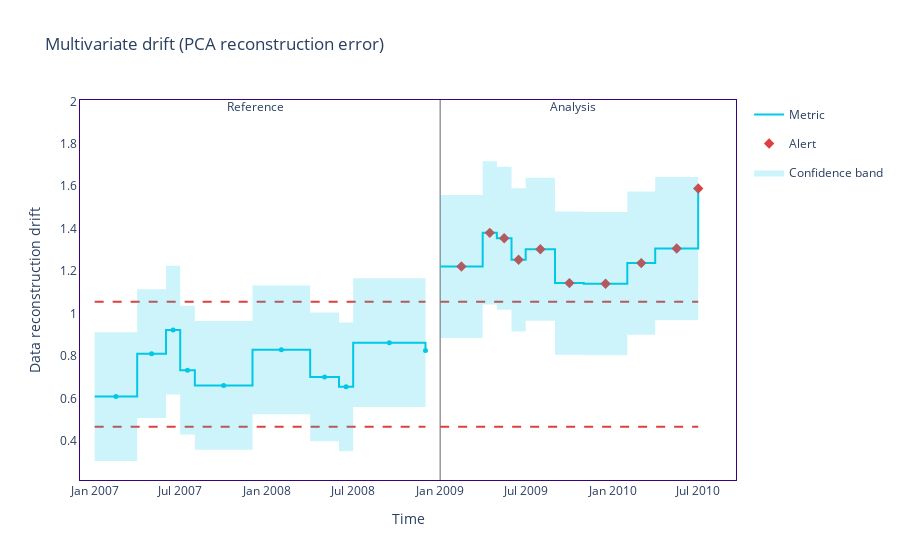

The notebook cell saved with this chart:
### Code cell
figure = result_years.plot()

figure.show()

### Figure 1 — Plotly figure (JSON) as saved in the notebook; plotly's stock layout.template omitted (floating-point values rounded to 4 significant figures)
{"data": [{"hoverinfo": "skip", "legendgroup": "metric_reference", "line": {"color": "#00c8e5", "shape": "hv", "width": 2}, "mode": "lines", "name": "Metric", "showlegend": true, "type": "scatter", "x": ["2007-01-01T00:00:00", "2007-04-01T00:00:00", "2007-06-01T00:00:00", "2007-07-01T00:00:00", "2007-08-01T00:00:00", "2007-12-01T00:00:00", "2008-04-01T00:00:00", "2008-06-01T00:00:00", "2008-07-01T00:00:00", "2008-12-01T00:00:00", "2008-12-01T00:00:00"], "y": [0.6086, 0.8108, 0.9221, 0.7335, 0.6611, 0.8289, 0.7013, 0.6546, 0.8631, 0.8261, 0.8261]}, {"customdata": [["Data reconstruction drift", "<b style=\"color:#00c8e5;line-height:60px\">Reference</b>", "", "[0:62]", "From <b>Jan-01-2007</b> to <b>Apr-01-2007</b>", 0.6086, 0.3034], ["Data reconstruction drift", "<b style=\"color:#00c8e5;line-height:60px\">Reference</b>", "", "[63:125]", "From <b>Apr-01-2007</b> to <b>Jun-01-2007</b>", 0.8108, 0.3034], ["Data reconstruction drift", "<b style=\"color:#00c8e5;line-height:60px\">Reference</b>", "", "[126:188]", "From <b>Jun-01-2007</b> to <b>Jul-01-2007</b>", 0.9221, 0.3034], ["Data reconstruction drift", "<b style=\"color:#00c8e5;line-height:60px\">Reference</b>", "", "[189:251]", "From <b>Jul-01-2007</b> to <b>Aug-01-2007</b>", 0.7335, 0.3034], ["Data reconstruction drift", "<b style=\"color:#00c8e5;line-height:60px\">Reference</b>", "", "[252:314]", "From <b>Aug-01-2007</b> to <b>Dec-01-2007</b>", 0.6611, 0.3034], ["Data reconstruction drift", "<b style=\"color:#00c8e5;line-height:60px\">Reference</b>", "", "[315:377]", "From <b>Dec-01-2007</b> to <b>Apr-01-2008</b>", 0.8289, 0.3034], ["Data reconstruction drift", "<b style=\"color:#00c8e5;line-height:60px\">Reference</b>", "", "[378:440]", "From <b>Apr-01-2008</b> to <b>Jun-01-2008</b>", 0.7013, 0.3034], ["Data reconstruction drift", "<b style=\"color:#00c8e5;line-height:60px\">Reference</b>", "", "[441:503]", "From <b>Jun-01-2008</b> to <b>Jul-01-2008</b>", 0.6546, 0.3034], ["Data reconstruction drift", "<b style=\"color:#00c8e5;line-height:60px\">Reference</b>", "", "[504:566]", "From <b>Jul-01-2008</b> to <b>Sep-01-2008</b>", 0.8631, 0.3034], ["Data reconstruction drift", "<b style=\"color:#00c8e5;line-height:60px\">Reference</b>", "", "[630:629]", "From <b>Dec-01-2008</b> to <b>Dec-01-2008</b>", 0.8261, 0.2964]], "hovertemplate": "%{customdata[1]} &nbsp; &nbsp; %{customdata[2]} <br />Chunk: <b>%{customdata[3]}</b> &nbsp; &nbsp; %{customdata[4]} <br />%{customdata[0]}: <b>%{customdata[5]}</b><br />Confidence band: +/- <b>%{customdata[6]}</b><br /><extra></extra>", "legendgroup": "metric_reference", "marker": {"color": "#00c8e5", "size": 5, "symbol": "circle"}, "mode": "markers", "name": "Metric", "showlegend": false, "type": "scatter", "x": ["2007-02-15T00:00:00", "2007-05-01T12:00:00", "2007-06-16T00:00:00", "2007-07-16T12:00:00", "2007-10-01T00:00:00", "2008-01-31T00:00:00", "2008-05-01T12:00:00", "2008-06-16T00:00:00", "2008-09-15T12:00:00", "2008-12-01T00:00:00"], "y": [0.6086, 0.8108, 0.9221, 0.7335, 0.6611, 0.8289, 0.7013, 0.6546, 0.8631, 0.8261, 0.8261]}, {"hoverinfo": "skip", "legendgroup": "metric_analysis", "line": {"color": "#00c8e5", "shape": "hv", "width": 2}, "mode": "lines", "name": "Metric", "showlegend": false, "type": "scatter", "x": ["2009-01-01T00:00:00", "2009-04-01T00:00:00", "2009-05-01T00:00:00", "2009-06-01T00:00:00", "2009-07-01T00:00:00", "2009-09-01T00:00:00", "2009-11-01T00:00:00", "2010-02-01T00:00:00", "2010-04-01T00:00:00", "2010-07-01T00:00:00", "2010-07-01T00:00:00"], "y": [1.222, 1.38, 1.355, 1.253, 1.304, 1.144, 1.141, 1.238, 1.306, 1.589, 1.589]}, {"customdata": [["Data reconstruction drift", "<b style=\"color:#3b0280;line-height:60px\">Analysis</b>", "<span style=\"color:#AD0000\">⚠ <b>Drift detected</b></span>", "[0:50]", "From <b>Jan-01-2009</b> to <b>Apr-01-2009</b>", 1.222, 0.3372], ["Data reconstruction drift", "<b style=\"color:#3b0280;line-height:60px\">Analysis</b>", "<span style=\"color:#AD0000\">⚠ <b>Drift detected</b></span>", "[51:101]", "From <b>Apr-01-2009</b> to <b>May-01-2009</b>", 1.381, 0.3372], ["Data reconstruction drift", "<b style=\"color:#3b0280;line-height:60px\">Analysis</b>", "<span style=\"color:#AD0000\">⚠ <b>Drift detected</b></span>", "[102:152]", "From <b>May-01-2009</b> to <b>Jun-01-2009</b>", 1.355, 0.3372], ["Data reconstruction drift", "<b style=\"color:#3b0280;line-height:60px\">Analysis</b>", "<span style=\"color:#AD0000\">⚠ <b>Drift detected</b></span>", "[153:203]", "From <b>Jun-01-2009</b> to <b>Jul-01-2009</b>", 1.253, 0.3372], ["Data reconstruction drift", "<b style=\"color:#3b0280;line-height:60px\">Analysis</b>", "<span style=\"color:#AD0000\">⚠ <b>Drift detected</b></span>", "[204:254]", "From <b>Jul-01-2009</b> to <b>Sep-01-2009</b>", 1.304, 0.3372], ["Data reconstruction drift", "<b style=\"color:#3b0280;line-height:60px\">Analysis</b>", "<span style=\"color:#AD0000\">⚠ <b>Drift detected</b></span>", "[255:305]", "From <b>Sep-01-2009</b> to <b>Nov-01-2009</b>", 1.144, 0.3372], ["Data reconstruction drift", "<b style=\"color:#3b0280;line-height:60px\">Analysis</b>", "<span style=\"color:#AD0000\">⚠ <b>Drift detected</b></span>", "[306:356]", "From <b>Nov-01-2009</b> to <b>Feb-01-2010</b>", 1.141, 0.3372], ["Data reconstruction drift", "<b style=\"color:#3b0280;line-height:60px\">Analysis</b>", "<span style=\"color:#AD0000\">⚠ <b>Drift detected</b></span>", "[357:407]", "From <b>Feb-01-2010</b> to <b>Apr-01-2010</b>", 1.238, 0.3372], ["Data reconstruction drift", "<b style=\"color:#3b0280;line-height:60px\">Analysis</b>", "<span style=\"color:#AD0000\">⚠ <b>Drift detected</b></span>", "[408:458]", "From <b>Apr-01-2010</b> to <b>May-01-2010</b>", 1.306, 0.3372], ["Data reconstruction drift", "<b style=\"color:#3b0280;line-height:60px\">Analysis</b>", "<span style=\"color:#AD0000\">⚠ <b>Drift detected</b></span>", "[510:509]", "From <b>Jul-01-2010</b> to <b>Jul-01-2010</b>", 1.589, 0.3277]], "hovertemplate": "%{customdata[1]} &nbsp; &nbsp; %{customdata[2]} <br />Chunk: <b>%{customdata[3]}</b> &nbsp; &nbsp; %{customdata[4]} <br />%{customdata[0]}: <b>%{customdata[5]}</b><br />Confidence band: +/- <b>%{customdata[6]}</b><br /><extra></extra>", "legendgroup": "metric_analysis", "marker": {"color": "#00c8e5", "size": 5, "symbol": "circle"}, "mode": "markers", "name": "Metric", "showlegend": false, "type": "scatter", "x": ["2009-02-15T00:00:00", "2009-04-16T00:00:00", "2009-05-16T12:00:00", "2009-06-16T00:00:00", "2009-08-01T00:00:00", "2009-10-01T12:00:00", "2009-12-17T00:00:00", "2010-03-02T12:00:00", "2010-05-16T12:00:00", "2010-07-01T00:00:00"], "y": [1.222, 1.38, 1.355, 1.253, 1.304, 1.144, 1.141, 1.238, 1.306, 1.589, 1.589]}, {"hoverinfo": "skip", "legendgroup": "alert", "marker": {"color": "#DD4040", "size": 8, "symbol": "diamond"}, "mode": "markers", "name": "Alert", "showlegend": true, "type": "scatter", "x": ["2009-02-15T00:00:00", "2009-04-16T00:00:00", "2009-05-16T12:00:00", "2009-06-16T00:00:00", "2009-08-01T00:00:00", "2009-10-01T12:00:00", "2009-12-17T00:00:00", "2010-03-02T12:00:00", "2010-05-16T12:00:00", "2010-07-01T00:00:00"], "y": [1.222, 1.38, 1.355, 1.253, 1.304, 1.144, 1.141, 1.238, 1.306, 1.589]}, {"hoverinfo": "skip", "legendgroup": "thresh", "line": {"color": "#DD4040", "dash": "dash", "width": 2}, "mode": "lines", "name": "Threshold", "showlegend": false, "type": "scatter", "x": ["2007-01-01T00:00:00", "2007-04-01T00:00:00", "2007-06-01T00:00:00", "2007-07-01T00:00:00", "2007-08-01T00:00:00", "2007-12-01T00:00:00", "2008-04-01T00:00:00", "2008-06-01T00:00:00", "2008-07-01T00:00:00", "2008-12-01T00:00:00", "2008-12-01T00:00:00"], "y": [1.056, 1.056, 1.056, 1.056, 1.056, 1.056, 1.056, 1.056, 1.056, 1.056, 1.056]}, {"hoverinfo": "skip", "legendgroup": "thresh", "line": {"color": "#DD4040", "dash": "dash", "width": 2}, "mode": "lines", "name": "Threshold", "showlegend": false, "type": "scatter", "x": ["2007-01-01T00:00:00", "2007-04-01T00:00:00", "2007-06-01T00:00:00", "2007-07-01T00:00:00", "2007-08-01T00:00:00", "2007-12-01T00:00:00", "2008-04-01T00:00:00", "2008-06-01T00:00:00", "2008-07-01T00:00:00", "2008-12-01T00:00:00", "2008-12-01T00:00:00"], "y": [0.4663, 0.4663, 0.4663, 0.4663, 0.4663, 0.4663, 0.4663, 0.4663, 0.4663, 0.4663, 0.4663]}, {"hoverinfo": "skip", "legendgroup": "thresh", "line": {"color": "#DD4040", "dash": "dash", "width": 2}, "mode": "lines", "name": "Threshold", "showlegend": false, "type": "scatter", "x": ["2009-01-01T00:00:00", "2009-04-01T00:00:00", "2009-05-01T00:00:00", "2009-06-01T00:00:00", "2009-07-01T00:00:00", "2009-09-01T00:00:00", "2009-11-01T00:00:00", "2010-02-01T00:00:00", "2010-04-01T00:00:00", "2010-07-01T00:00:00", "2010-07-01T00:00:00"], "y": [1.056, 1.056, 1.056, 1.056, 1.056, 1.056, 1.056, 1.056, 1.056, 1.056, 1.056]}, {"hoverinfo": "skip", "legendgroup": "thresh", "line": {"color": "#DD4040", "dash": "dash", "width": 2}, "mode": "lines", "name": "Threshold", "showlegend": false, "type": "scatter", "x": ["2009-01-01T00:00:00", "2009-04-01T00:00:00", "2009-05-01T00:00:00", "2009-06-01T00:00:00", "2009-07-01T00:00:00", "2009-09-01T00:00:00", "2009-11-01T00:00:00", "2010-02-01T00:00:00", "2010-04-01T00:00:00", "2010-07-01T00:00:00", "2010-07-01T00:00:00"], "y": [0.4663, 0.4663, 0.4663, 0.4663, 0.4663, 0.4663, 0.4663, 0.4663, 0.4663, 0.4663, 0.4663]}, {"hoverinfo": "skip", "line": {"color": "rgba(0,0,0,0)", "shape": "hv"}, "mode": "lines", "name": "Confidence band", "showlegend": false, "type": "scatter", "x": ["2007-01-01T00:00:00", "2007-04-01T00:00:00", "2007-06-01T00:00:00", "2007-07-01T00:00:00", "2007-08-01T00:00:00", "2007-12-01T00:00:00", "2008-04-01T00:00:00", "2008-06-01T00:00:00", "2008-07-01T00:00:00", "2008-12-01T00:00:00", "2008-12-01T00:00:00"], "y": [0.912, 1.114, 1.226, 1.037, 0.9645, 1.132, 1.005, 0.9581, 1.167, 1.123, 1.123]}, {"fill": "tonexty", "fillcolor": "rgba(0.0, 0.7843137254901961, 0.8980392156862745, 0.2)", "hoverinfo": "skip", "line": {"color": "rgba(0,0,0,0)", "shape": "hv"}, "mode": "lines", "name": "Confidence band", "showlegend": true, "type": "scatter", "x": ["2007-01-01T00:00:00", "2007-04-01T00:00:00", "2007-06-01T00:00:00", "2007-07-01T00:00:00", "2007-08-01T00:00:00", "2007-12-01T00:00:00", "2008-04-01T00:00:00", "2008-06-01T00:00:00", "2008-07-01T00:00:00", "2008-12-01T00:00:00", "2008-12-01T00:00:00"], "y": [0.3052, 0.5074, 0.6187, 0.43, 0.3577, 0.5255, 0.3979, 0.3512, 0.5597, 0.5297, 0.5297]}, {"hoverinfo": "skip", "line": {"color": "rgba(0,0,0,0)", "shape": "hv"}, "mode": "lines", "name": "Confidence band", "showlegend": false, "type": "scatter", "x": ["2009-01-01T00:00:00", "2009-04-01T00:00:00", "2009-05-01T00:00:00", "2009-06-01T00:00:00", "2009-07-01T00:00:00", "2009-09-01T00:00:00", "2009-11-01T00:00:00", "2010-02-01T00:00:00", "2010-04-01T00:00:00", "2010-07-01T00:00:00", "2010-07-01T00:00:00"], "y": [1.559, 1.718, 1.692, 1.591, 1.641, 1.481, 1.478, 1.575, 1.644, 1.917, 1.917]}, {"fill": "tonexty", "fillcolor": "rgba(0.0, 0.7843137254901961, 0.8980392156862745, 0.2)", "hoverinfo": "skip", "line": {"color": "rgba(0,0,0,0)", "shape": "hv"}, "mode": "lines", "name": "Confidence band", "showlegend": false, "type": "scatter", "x": ["2009-01-01T00:00:00", "2009-04-01T00:00:00", "2009-05-01T00:00:00", "2009-06-01T00:00:00", "2009-07-01T00:00:00", "2009-09-01T00:00:00", "2009-11-01T00:00:00", "2010-02-01T00:00:00", "2010-04-01T00:00:00", "2010-07-01T00:00:00", "2010-07-01T00:00:00"], "y": [0.8848, 1.043, 1.018, 0.9161, 0.9663, 0.8065, 0.8037, 0.9006, 0.9691, 1.262, 1.262]}], "layout": {"annotations": [{"showarrow": false, "text": "Reference", "x": "2007-11-15T19:12:00", "xshift": 10, "y": 1.01, "yref": "y domain"}, {"showarrow": false, "text": "Analysis", "x": "2009-09-06T14:24:00", "xshift": 15, "y": 1.01, "yref": "y domain"}], "hoverlabel": {"bgcolor": "white", "font": {"size": 14}}, "legend": {"itemclick": false, "itemdoubleclick": false, "traceorder": "grouped"}, "paper_bgcolor": "rgba(255,255,255,1)", "plot_bgcolor": "rgba(255,255,255,1)", "shapes": [{"layer": "below", "line": {"color": "#666666", "width": 1}, "type": "line", "x0": "2009-01-01T00:00:00", "x1": "2009-01-01T00:00:00", "xref": "x", "y0": 0, "y1": 1, "yref": "y domain"}], "title": {"text": "Multivariate drift (PCA reconstruction error)"}, "xaxis": {"linecolor": "#3b0280", "matches": "x", "mirror": true, "showgrid": false, "title": {"text": "Time"}, "zeroline": false}, "yaxis": {"linecolor": "#3b0280", "mirror": true, "showgrid": false, "title": {"text": "Data reconstruction drift"}, "zeroline": false}}}
